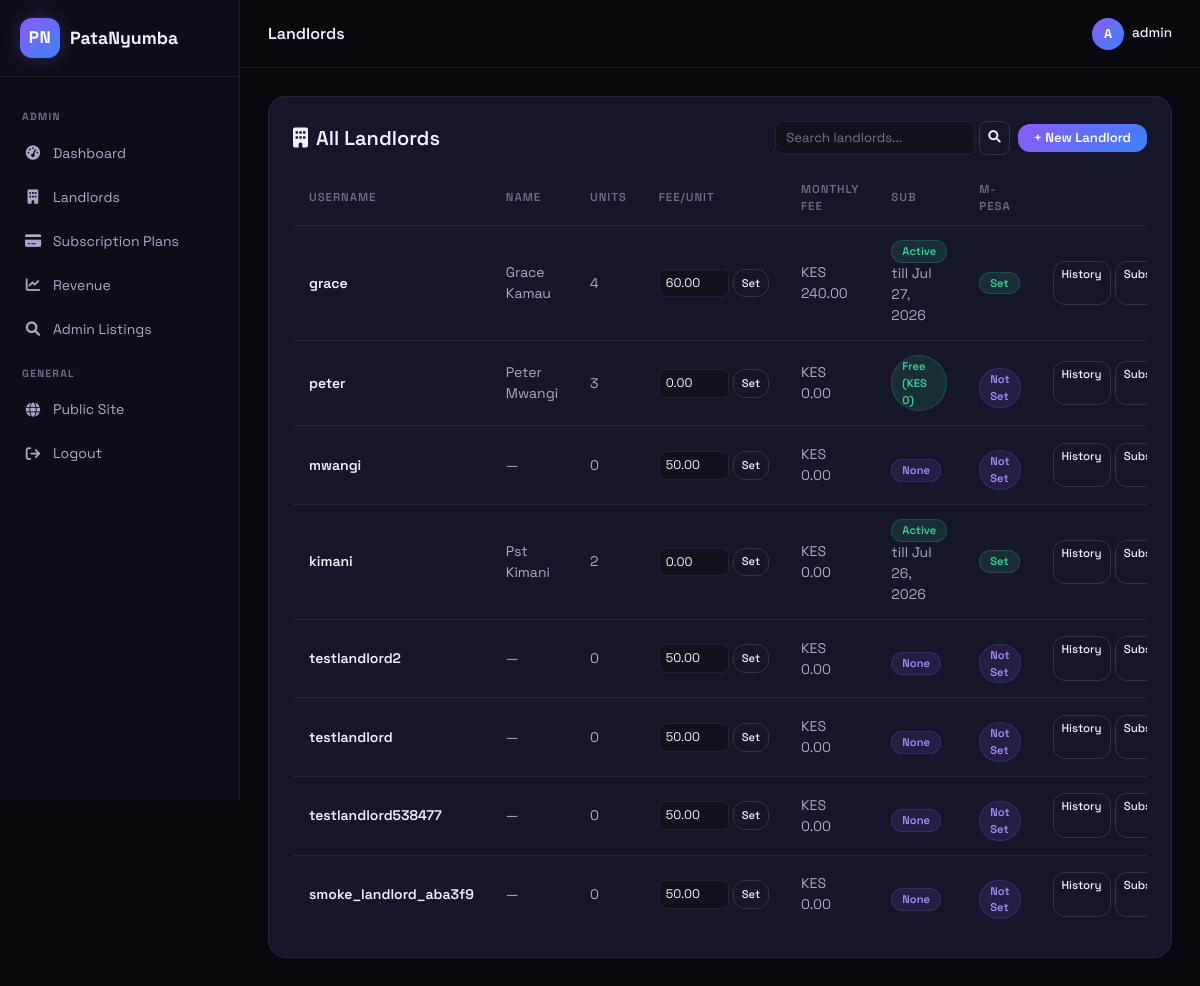
Screenshot of /accounts/admin/landlords/ (signed in) with the database file from the repository.
### accounts/models.py (models this page shows, shortened)
class Profile(models.Model):
    ROLE_CHOICES = (
        ('admin', 'Admin'),
        ('landlord', 'Landlord'),
        ('tenant', 'Tenant'),
    )
    user = models.OneToOneField(User, on_delete=models.CASCADE, related_name='profile')
    role = models.CharField(max_length=20, choices=ROLE_CHOICES, default='landlord')
    phone = models.CharField(max_length=20, blank=True)
    id_number = models.CharField(max_length=20, blank=True,
        help_text='National ID number — used as unique identifier for M-Pesa payments')
    avatar = models.ImageField(upload_to='avatars/', blank=True)
    fee_per_unit = models.DecimalField(max_digits=8, decimal_places=2, default=50.00,
        help_text='Monthly platform fee per unit for this landlord (KES). Set 0 for free.')
    trial_started_at = models.DateTimeField(null=True, blank=True, help_text='When the free trial started')
    mpesa_consumer_key = models.CharField(max_length=200, blank=True, help_text='Your M-Pesa Consumer Key (Daraja API)')
    mpesa_consumer_secret = models.CharField(max_length=200, blank=True, help_text='Your M-Pesa Consumer Secret')
    mpesa_passkey = models.CharField(max_length=200, blank=True, help_text='Your M-Pesa Passkey')
    mpesa_shortcode = models.CharField(max_length=20, blank=True, help_text='Your M-Pesa Shortcode / Paybill (for STK Push)')
    c2b_shortcode = models.CharField(max_length=20, blank=True, help_text='Your C2B Paybill number (for receiving M-Pesa payments). Different from STK Push shortcode.')
    mpesa_callback_url = models.CharField(max_length=500, blank=True, help_text='Override M-Pesa callback URL (e.g., ngrok URL) for this landlord')
    c2b_confirmation_url = models.CharField(max_length=500, blank=True, help_text='C2B Confirmation URL (public URL M-Pesa will call). Leave blank to auto-derive.')
    c2b_validation_url = models.CharField(max_length=500, blank=True, help_text='C2B Validation URL (public URL M-Pesa will call). Leave blank to auto-derive.')
    c2b_registered = models.BooleanField(default=False, help_text='Whether C2B URLs are registered for this landlord')
    b2c_initiator_name = models.CharField(max_length=100, blank=True, help_text='B2C API initiator username (set up in your paybill)')
    b2c_initiator_password = models.CharField(max_length=200, blank=True, help_text='B2C API initiator password')
    b2c_shortcode = models.CharField(max_length=20, blank=True, help_text='B2C Party A — your paybill that sends commission payments')
    b2c_callback_base_url = models.CharField(max_length=500, blank=True, help_text='Public URL base for B2C callbacks (e.g. https://yourdomain.com). Leave blank to use C2B confirmation URL.')
    created_at = models.DateTimeField(auto_now_add=True)

class LandlordSubscription(models.Model):
    STATUS_CHOICES = (
        ('active', 'Active'),
        ('expired', 'Expired'),
        ('cancelled', 'Cancelled'),
    )
    landlord = models.ForeignKey(User, on_delete=models.CASCADE, related_name='subscriptions')
    plan = models.ForeignKey(SubscriptionPlan, on_delete=models.SET_NULL, null=True, blank=True, related_name='subscriptions')
    unit_count = models.PositiveIntegerField(default=0)
    amount = models.DecimalField(max_digits=10, decimal_places=2, default=0,
        help_text='Total fee = unit_count × fee_per_unit at time of creation')
    start_date = models.DateField()
    end_date = models.DateField()
    status = models.CharField(max_length=20, choices=STATUS_CHOICES, default='active')
    payment_reference = models.CharField(max_length=100, blank=True)
    notes = models.TextField(blank=True)
    created_at = models.DateTimeField(auto_now_add=True)
    class Meta:
        ordering = ['-created_at']

### accounts/views.py (the view)
# urls.py: path('admin/landlords/', views.admin_landlords, name='admin_landlords'),
@login_required
def admin_landlords(request):
    if request.user.profile.role != 'admin':
        messages.error(request, 'Admin access required.')
        return redirect('website:home')
    qs = Profile.objects.filter(role='landlord').select_related('user').prefetch_related('user__subscriptions')
    q = request.GET.get('q', '').strip()
    if q:
        qs = qs.filter(user__username__icontains=q) | qs.filter(user__first_name__icontains=q) | qs.filter(user__last_name__icontains=q) | qs.filter(phone__icontains=q)
        qs = qs.distinct()
    for p in qs:
        p.unit_count = Unit.objects.filter(property__owner=p.user).count()
        landlord_fee = get_fee_per_unit(p.user)
        p.monthly_fee = p.unit_count * landlord_fee
        p.trial_info_val = landlord_trial_info(p.user)
        p.mpesa_set = bool(p.mpesa_shortcode)
    page_obj = paginate(request, qs)
    return render(request, 'accounts/admin_landlords.html', {'landlords': page_obj, 'q': q})

### templates/accounts/admin_landlords.html (shortened to what this page needs)
{% extends 'accounts/admin_base.html' %}
{% block admin_title %}Landlords{% endblock %}
{% block admin_content %}
<div class="gc p-4">
    <div class="d-flex justify-content-between align-items-center mb-3 flex-wrap gap-2">
        <h5 class="fw-semibold mb-0"><i class="fa-solid fa-building me-2"></i>All Landlords</h5>
        <div class="d-flex gap-2 align-items-center">
            <form method="GET" style="display:flex;gap:4px">
                <input name="q" type="text" placeholder="Search landlords..." value="{{ q }}" style="padding:6px 10px;border-radius:8px;border:1px solid var(--bd);background:var(--bg3);color:var(--tx);font-size:.82rem;width:200px">
                <button class="boc py-1 px-2" style="font-size:.78rem;border-radius:8px"><i class="fa-solid fa-search"></i></button>
            </form>
            <a href="{% url 'accounts:admin_create_landlord' %}" class="bgrd btn px-3 py-1" style="font-size:.82rem">+ New Landlord</a>
        </div>
    </div>
    {% if landlords %}
    <div class="table-responsive">
        <table class="db-table">
            <thead><tr><th>Username</th><th>Name</th><th>Units</th><th>Fee/Unit</th><th>Monthly Fee</th><th>Sub</th><th>M-Pesa</th><th></th></tr></thead>
            <tbody>
                {% for p in landlords %}
                {% with sub=p.user.subscriptions.first %}
                <tr>
                    <td style="font-weight:600;color:var(--tx)">{{ p.user.username }}</td>
                    <td>{{ p.user.get_full_name|default:'—' }}</td>
                    <td>{{ p.unit_count }}</td>
                    <td>
                        <form method="post" action="{% url 'accounts:admin_set_fee' p.user.id %}" style="display:flex;gap:4px" onsubmit="return confirm('Set fee to KES ' + this.fee.value + '/unit for {{ p.user.username }}?')">
                            <input name="fee_per_unit" type="number" step="0.01" min="0" value="{{ p.fee_per_unit }}" style="width:70px;padding:4px 6px;border-radius:6px;border:1px solid var(--bd);background:var(--bg3);color:var(--tx);font-size:.78rem">
                            <button class="boc py-1 px-2" style="font-size:.7rem">Set</button>
                        </form>
                    </td>
                    <td>KES {{ p.monthly_fee }}</td>
                    <td>{% if sub %}{% if sub.status == 'active' %}<span class="badge-vacant">Active</span> till {{ sub.end_date|date:'M d, Y' }}{% else %}<span class="badge-occupied">{{ sub.get_status_display }}</span>{% endif %}{% elif p.fee_per_unit == 0 %}<span class="badge-vacant">Free (KES 0)</span>{% elif p.trial_info_val %}<span class="ftag" style="color:#34d399">Trial ({{ p.trial_info_val.remaining_days }}d)</span>{% else %}<span class="ftag">None</span>{% endif %}</td>
                    <td>{% if p.mpesa_set %}<span class="badge-vacant">Set</span>{% else %}<span class="ftag">Not Set</span>{% endif %}</td>
                    <td>
                        <div class="d-flex gap-1">
                            <a href="{% url 'accounts:admin_landlord_detail' p.user.id %}" class="boc btn py-1 px-2" style="font-size:.72rem">History</a>
                            <a href="{% url 'accounts:admin_assign_sub' p.user.id %}" class="boc btn py-1 px-2" style="font-size:.72rem">Subscribe</a>
                        </div>
                    </td>
                </tr>
                {% endwith %}
                {% endfor %}
            </tbody>
        </table>
    </div>
    {% else %}
    <p style="color:var(--tx3);text-align:center;padding:20px 0">No landlords yet.</p>
    {% endif %}
</div>
{% endblock %}

### templates/accounts/admin_base.html (shortened to what this page needs)
<!DOCTYPE html>
<html lang="en" id="htmlRoot">
<head>
    <link href="/static/css/bootstrap.min.css" rel="stylesheet">
    <link href="/static/css/all.min.css" rel="stylesheet">
    <link href="/static/css/style.css" rel="stylesheet">
</head>
<body>
    <div class="db-sidebar" id="adminSidebar">
        <a href="{% if user.is_authenticated %}{% if user.profile.role == 'admin' %}{% url 'accounts:admin_dashboard' %}{% elif user.profile.role == 'landlord' %}{% url 'dashboard:overview' %}{% elif user.profile.role == 'tenant' %}{% url 'portal:home' %}{% else %}{% url 'website:home' %}{% endif %}{% else %}{% url 'website:home' %}{% endif %}" class="db-logo" style="text-decoration:none">
            <div class="logo-i" style="font-weight:800;font-family:'Space Grotesk',sans-serif;font-size:1.05rem;letter-spacing:.5px">PN</div>
            <span>PataNyumba</span>
        </a>
        <div class="db-nav">
            <div class="db-nav-section">Admin</div>
            <a href="{% url 'accounts:admin_dashboard' %}" class="db-nl {% if active_tab == 'dashboard' %}active{% endif %}"><i class="fa-solid fa-gauge-high"></i> Dashboard</a>
            <a href="{% url 'accounts:admin_landlords' %}" class="db-nl {% if active_tab == 'landlords' %}active{% endif %}"><i class="fa-solid fa-building"></i> Landlords</a>
            <a href="{% url 'accounts:admin_plans' %}" class="db-nl {% if active_tab == 'plans' %}active{% endif %}"><i class="fa-solid fa-credit-card"></i> Subscription Plans</a>
            <a href="{% url 'accounts:admin_revenue' %}" class="db-nl {% if active_tab == 'revenue' %}active{% endif %}"><i class="fa-solid fa-chart-line"></i> Revenue</a>
            <a href="{% url 'accounts:admin_listings' %}" class="db-nl {% if active_tab == 'listings' %}active{% endif %}"><i class="fa-solid fa-magnifying-glass"></i> Admin Listings</a>
            <div class="db-nav-section">General</div>
            <a href="{% url 'website:home' %}" class="db-nl"><i class="fa-solid fa-globe"></i> Public Site</a>
            <a href="{% url 'accounts:logout' %}" class="db-nl"><i class="fa-solid fa-arrow-right-from-bracket"></i> Logout</a>
        </div>
    </div>
    <div class="db-top">
        <div style="font-weight:600">{% block admin_title %}Admin Portal{% endblock %}</div>
        <div class="ms-auto d-flex align-items-center gap-2">
            <div class="db-avatar">{{ request.user.username|first|upper }}</div>
            <span style="font-size:.85rem;font-weight:500">{{ request.user.username }}</span>
        </div>
    </div>
    <div class="db-main">
        <div class="db-content">
            {% block admin_content %}{% endblock %}
        </div>
    </div>
</body>
</html>

### rows the page displays
Profile: user.username "grace", user.get_full_name "Grace Kamau", unit_count "4", fee_per_unit "60.00", monthly_fee "240.00", user.subscriptions.first.end_date "Jul 27, 2026", shows "Set"
Profile: user.username "peter", user.get_full_name "Peter Mwangi", unit_count "3", fee_per_unit "0.00", monthly_fee "0.00", shows "Free (KES 0)", shows "Not Set"
Profile: user.username "mwangi", user.get_full_name "—", unit_count "0", fee_per_unit "50.00", monthly_fee "0.00", shows "None", shows "Not Set"
Profile: user.username "kimani", user.get_full_name "Pst Kimani", unit_count "2", fee_per_unit "0.00", monthly_fee "0.00", user.subscriptions.first.end_date "Jul 26, 2026", shows "Set"
Profile: user.username "testlandlord2", user.get_full_name "—", unit_count "0", fee_per_unit "50.00", monthly_fee "0.00", shows "None", shows "Not Set"
Profile: user.username "testlandlord", user.get_full_name "—", unit_count "0", fee_per_unit "50.00", monthly_fee "0.00", shows "None", shows "Not Set"
Profile: user.username "testlandlord538477", user.get_full_name "—", unit_count "0", fee_per_unit "50.00", monthly_fee "0.00", shows "None", shows "Not Set"
Profile: user.username "smoke_landlord_aba3f9", user.get_full_name "—", unit_count "0", fee_per_unit "50.00", monthly_fee "0.00", shows "None", shows "Not Set"

### other values shown
{{ request.user.username|first|upper }} "A"
{{ request.user.username }} "admin"
